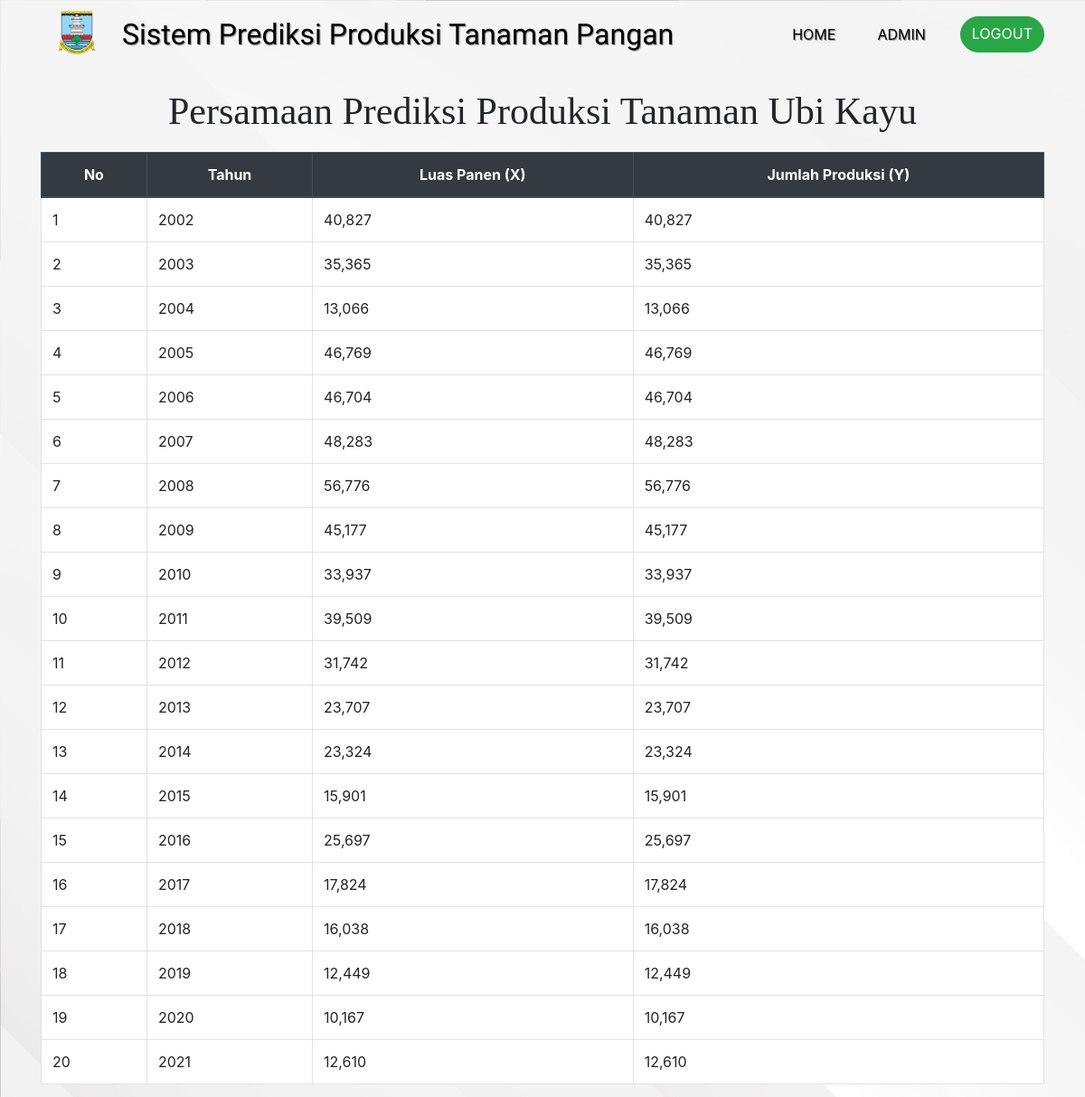
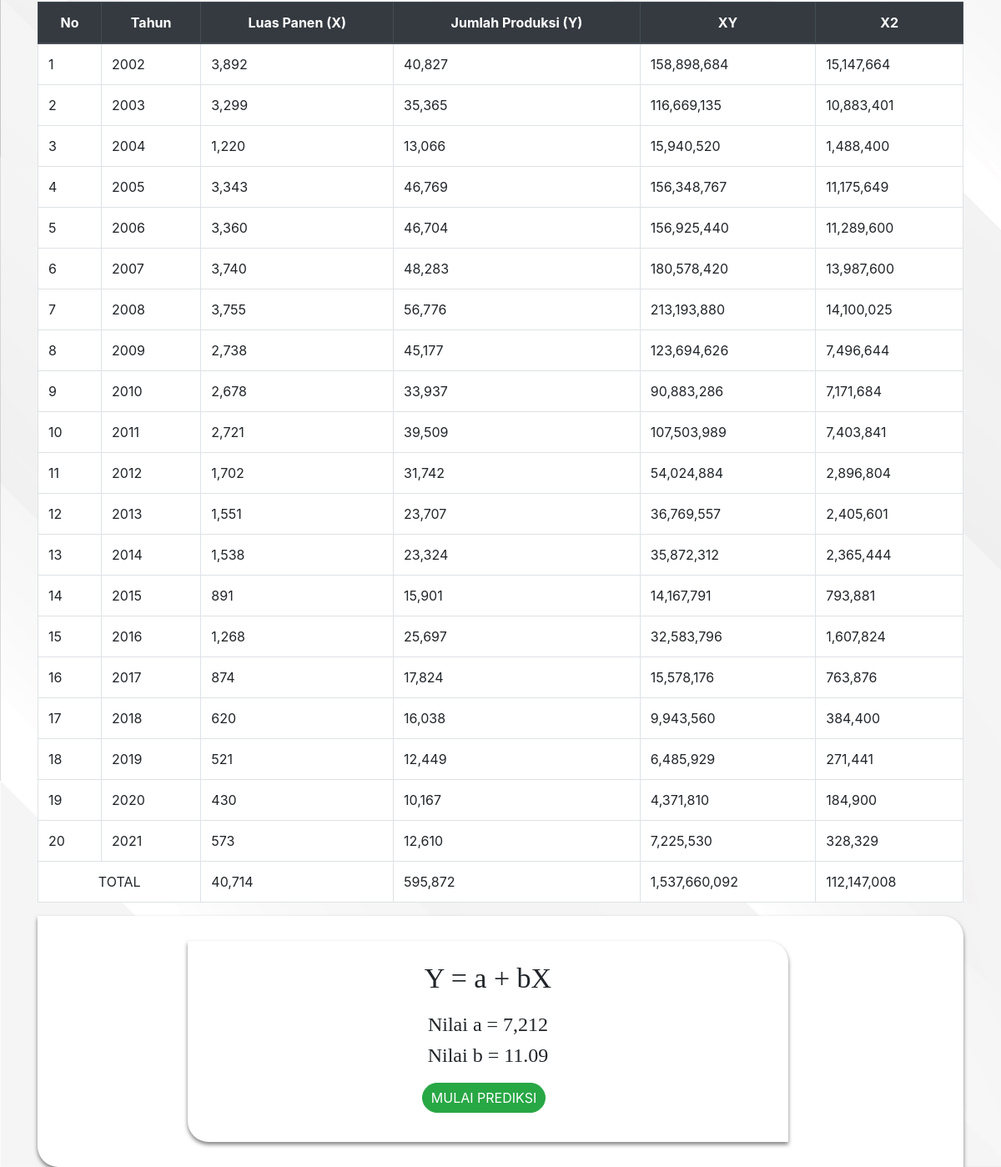
/admin/prediksi/ubikayu/ubikayu.php (signed in), run on the app's committed database (2 pictures, top to bottom).
### tables this page shows
CREATE TABLE `ubikayu` (
  `id_ubikayu` int(11) NOT NULL,
  `tahun` int(50) NOT NULL,
  `produksi` int(200) NOT NULL,
  `LuasPanen` int(200) NOT NULL
);

### function/functions.php (called while the page is built, shortened)
<?php
$conn = mysqli_connect("localhost", "root", "", "prediksi2.0");
function query($query)
{
    global $conn;
    $result = mysqli_query($conn, $query);
    $rows = [];
    while ($row = mysqli_fetch_assoc($result)) {
        $rows[] = $row;
    }
    return $rows;
}

### admin/prediksi/ubikayu/ubikayu.php (the view, shortened to what this page needs)
<?php
require '../../../function/functions.php';
$jml = "SELECT * FROM ubikayu";
$hasil = mysqli_query($conn, $jml);
$hasil = mysqli_num_rows($hasil);
$data = query("SELECT * FROM ubikayu ORDER BY tahun ");
$dataY = query("SELECT produksi FROM ubikayu ORDER BY tahun");
$merged_array = [];
foreach ($data as $key => $row) {
    $merged_array[$key] = ['first' => $row];
}
foreach ($dataY as $key => $row) {
    $merged_array[$key]['second'] = $row;
}
?>
<!doctype html>
<html lang="en">
<head>
    <link rel="stylesheet" href="../../../bootstrap/css/bootstrap.min.css">
    <link rel="stylesheet" href="../css/Prediksi-page.css">
</head>
<body>
    <nav class="navbar navbar-expand-lg navbar-light">
        <div class="container">
            <img src="../../../logodinaskabserang/Serang.png" alt="logo">
            <a class="navbar-brand" href="">Sistem Prediksi Produksi Tanaman Pangan</a>
            <div class="collapse navbar-collapse" id="navbarNavAltMarkup">
                <div class="navbar-nav ml-auto">
                    <a class="nav-item nav-link active" href="../../admin-page.php">Home</a>
                    <a class="nav-item nav-link" href="../../dataadmin.php">admin</a>
                    <a class="nav-item btn btn-success tombol" href="../../logout.php">logout</a>
                </div>
            </div>
        </div>
    </nav>
    <div class="container">
        <h1 class="header">persamaan prediksi produksi tanaman ubi kayu</h1>
        <table class="table table-bordered">
            <thead class="thead-dark">
                <tr>
                    <th scope="col">No</th>
                    <th scope="col">Tahun</th>
                    <th scope="col">Luas Panen (X)</th>
                    <th scope="col">Jumlah Produksi (Y)</th>
                </tr>
            </thead>
            <tbody>
                <?php $i = 1;
                ?>
                <?php foreach ($merged_array as $key => $data) : ?>
                    <tr>
                        <td><?= $i; ?></td>
                        <td><?= $data['first']['tahun']; ?></td>
                        <td><?= number_format($data['first']['produksi']); ?></td>
                        <td><?php if (@$data['second']['produksi'] == null) {
                                echo $data['second']['produksi'] = null;
                            } else {
                                echo number_format($data['second']['produksi']);
                            } ?>
                        </td>
                        <?php $i++ ?>
                    </tr>
                <?php endforeach; ?>
            </tbody>
        </table>
        <table class="table table-bordered">
            <thead class="thead-dark">
                <tr>
                    <th scope="col">No</th>
                    <th scope="col">Tahun</th>
                    <th scope="col">Luas Panen (X)</th>
                    <th scope="col">Jumlah Produksi (Y)</th>
                    <th scope="col">XY</th>
                    <th scope="col">X2</th>
                </tr>
            </thead>
            <tbody>
                <?php $i = 1;
                ?>
                <?php foreach ($merged_array as $key => $data) : ?>
                    <tr>
                        <td><?= $i; ?></td>
                        <td><?= $data['first']['tahun']; ?></td>
                        <td><?= number_format($data['first']['LuasPanen']); ?></td>
                        <td><?php if (@$data['second']['produksi'] == null) {
                                echo $data['second']['produksi'] = null;
                            } else {
                                echo number_format($data['second']['produksi']);
                            } ?>
                        </td>
                        <td><?= number_format($data['first']['LuasPanen'] * $data['second']['produksi']); ?></td>
                        <td><?= number_format($data['first']['LuasPanen'] * $data['first']['LuasPanen']); ?></td>
                        <?php $i++ ?>
                    </tr>
                <?php endforeach; ?>
                <tr>
                    <td colspan="2" style="text-align: center;">TOTAL</td>
                    <td><?php $totalX = 0;
                        foreach ($merged_array as $key => $data) {
                            $totalX += $data['first']['LuasPanen'];
                        }
                        echo number_format($totalX); ?></td>
                    <td><?php $totalY = 0;
                        foreach ($merged_array as $key => $data) {
                            $totalY += $data['second']['produksi'];
                        }
                        echo number_format($totalY); ?></td>
                    <td>
                        <?php $totalXY = 0;
                        foreach ($merged_array as $key => $data) {
                            $totalXY += $data['first']['LuasPanen'] * $data['second']['produksi'];
                        }
                        echo number_format($totalXY); ?>
                    </td>
                    <td>
                        <?php $totalX2 = 0;
                        foreach ($merged_array as $key => $data) {
                            $totalX2 += $data['first']['LuasPanen'] * $data['first']['LuasPanen'];
                        }
                        echo number_format($totalX2); ?>
                    </td>
                </tr>
            </tbody>
        </table>
        <?php
        $tx = (float) $totalX;
        $ty = (float) $totalY;
        $txy = $totalXY;
        $tx2 = $totalX2;
        $n = (float)$hasil;
        ?>
        <div class="col-12 info-panel">
            <div class="row">
                <div class="col-lg persamaan">
                    <h2>Y = a + bX</h2>
                    <h4>Nilai a = <?php $atas = (($ty * $tx2) - ($tx * $txy));
                                    $bawah = (($n * $tx2) - ($tx * $tx));
                                    $a = $atas / $bawah;
                                    $aclear = $a;
                                    $a = number_format($a);
                                    echo $a; ?>
                    </h4>
                    <h4>Nilai b = <?php $atas = (($n * ($txy)) - ($tx * $ty));
                                    $bawah = (($n * ($tx2)) - ($tx * $tx));
                                    $b = $atas / $bawah;
                                    $b = sprintf('%.2f', $b);
                                    echo $b; ?>
                    </h4>
                    <div class="peradd">
                        <a class="nav-item btn btn-success add" href="prediksi.php?a=<?= $aclear; ?>&b=<?= $b; ?>">mulai prediksi</a>
                    </div>
                </div>
            </div>
        </div>
    </div>
</body>
</html>

### admin/prediksi/css/Prediksi-page.css (style rules this page uses)
body { background-image: url(../../background/bgpage.jpg); background-size: cover; }
.navbar { position: relative; z-index: 1; }
.navbar-brand { font-family: viga; font-size: 16px; }
.navbar img { width: 50px; position: relative; }
.navbar .nav-link { text-align: center; }
.tombol { text-transform: uppercase; border-radius: 40px; }
.add { text-transform: uppercase; border-radius: 40px; font-size: 16px; margin-right: 10px; padding: 5px 10px; margin-top: 10px; margin-bottom: 10px; }
.header { font-size: 42px; margin-top: 20px; text-align: center; text-transform: capitalize; font-family: poppins; margin-bottom: 20px; }
.info-panel { box-shadow: 0 3px 5px rgba(0, 0, 0, 0.5); border-radius: 0 25px; background-color: white; padding: 30px; display: flex; justify-content: center; }
.info-panel .persamaan { background-color:white; box-shadow: 0 3px 5px rgba(0, 0, 0, 0.5); border-radius: 0 25px; padding: 25px; margin-bottom: 30px; width: 60vw; justify-content: center; }
.info-panel .persamaan h2 { font-size: 34px; text-align: center; font-family: poppins; margin-bottom: 20px; }
.info-panel .persamaan h4 { font-size: 24px; font-family: poppins; text-align: center; }
.info-panel .peradd { display: flex; justify-content: center; }
.table { background-color: white; }
.table th { text-align: center; }
@media (min-width: 992px) { .navbar { padding-bottom: 10px; } }
@media (min-width: 992px) { .navbar-brand { font-size: 32px; } }
@media (min-width: 992px) { .navbar-brand, .nav-link { color: rgb(0, 0, 0) !important; text-shadow: 1px 1px 1px rgba(105, 105, 105, 0.7); } }
@media (min-width: 992px) { .navbar img { width: 80px; position: relative; bottom: 2px; margin-right: 10px; } }
@media (min-width: 992px) { .nav-link { text-transform: uppercase; margin-right: 30px; } }
@media (min-width: 992px) { .info-panel .persamaan { margin-right: 50px; margin-bottom: 0; margin-left: 20px; } }

### data on the page
ubikayu: tahun "2002", produksi "40,827", LuasPanen "3,892", $data['first']['LuasPanen'] * $data['second']['produksi'] "158,898,684", $data['first']['LuasPanen']*$data['first']['LuasPanen'] "15,147,664"
ubikayu: tahun "2003", produksi "35,365", LuasPanen "3,299", $data['first']['LuasPanen'] * $data['second']['produksi'] "116,669,135", $data['first']['LuasPanen']*$data['first']['LuasPanen'] "10,883,401"
ubikayu: tahun "2004", produksi "13,066", LuasPanen "1,220", $data['first']['LuasPanen'] * $data['second']['produksi'] "15,940,520", $data['first']['LuasPanen']*$data['first']['LuasPanen'] "1,488,400"
ubikayu: tahun "2005", produksi "46,769", LuasPanen "3,343", $data['first']['LuasPanen'] * $data['second']['produksi'] "156,348,767", $data['first']['LuasPanen']*$data['first']['LuasPanen'] "11,175,649"
ubikayu: tahun "2006", produksi "46,704", LuasPanen "3,360", $data['first']['LuasPanen'] * $data['second']['produksi'] "156,925,440", $data['first']['LuasPanen']*$data['first']['LuasPanen'] "11,289,600"
ubikayu: tahun "2007", produksi "48,283", LuasPanen "3,740", $data['first']['LuasPanen'] * $data['second']['produksi'] "180,578,420", $data['first']['LuasPanen']*$data['first']['LuasPanen'] "13,987,600"
ubikayu: tahun "2008", produksi "56,776", LuasPanen "3,755", $data['first']['LuasPanen'] * $data['second']['produksi'] "213,193,880", $data['first']['LuasPanen']*$data['first']['LuasPanen'] "14,100,025"
ubikayu: tahun "2009", produksi "45,177", LuasPanen "2,738", $data['first']['LuasPanen'] * $data['second']['produksi'] "123,694,626", $data['first']['LuasPanen']*$data['first']['LuasPanen'] "7,496,644"
ubikayu: tahun "2010", produksi "33,937", LuasPanen "2,678", $data['first']['LuasPanen'] * $data['second']['produksi'] "90,883,286", $data['first']['LuasPanen']*$data['first']['LuasPanen'] "7,171,684"
ubikayu: tahun "2011", produksi "39,509", LuasPanen "2,721", $data['first']['LuasPanen'] * $data['second']['produksi'] "107,503,989", $data['first']['LuasPanen']*$data['first']['LuasPanen'] "7,403,841"
ubikayu: tahun "2012", produksi "31,742", LuasPanen "1,702", $data['first']['LuasPanen'] * $data['second']['produksi'] "54,024,884", $data['first']['LuasPanen']*$data['first']['LuasPanen'] "2,896,804"
ubikayu: tahun "2013", produksi "23,707", LuasPanen "1,551", $data['first']['LuasPanen'] * $data['second']['produksi'] "36,769,557", $data['first']['LuasPanen']*$data['first']['LuasPanen'] "2,405,601"
ubikayu: tahun "2014", produksi "23,324", LuasPanen "1,538", $data['first']['LuasPanen'] * $data['second']['produksi'] "35,872,312", $data['first']['LuasPanen']*$data['first']['LuasPanen'] "2,365,444"
ubikayu: tahun "2015", produksi "15,901", LuasPanen "891", $data['first']['LuasPanen'] * $data['second']['produksi'] "14,167,791", $data['first']['LuasPanen']*$data['first']['LuasPanen'] "793,881"
ubikayu: tahun "2016", produksi "25,697", LuasPanen "1,268", $data['first']['LuasPanen'] * $data['second']['produksi'] "32,583,796", $data['first']['LuasPanen']*$data['first']['LuasPanen'] "1,607,824"
ubikayu: tahun "2017", produksi "17,824", LuasPanen "874", $data['first']['LuasPanen'] * $data['second']['produksi'] "15,578,176", $data['first']['LuasPanen']*$data['first']['LuasPanen'] "763,876"
ubikayu: tahun "2018", produksi "16,038", LuasPanen "620", $data['first']['LuasPanen'] * $data['second']['produksi'] "9,943,560", $data['first']['LuasPanen']*$data['first']['LuasPanen'] "384,400"
ubikayu: tahun "2019", produksi "12,449", LuasPanen "521", $data['first']['LuasPanen'] * $data['second']['produksi'] "6,485,929", $data['first']['LuasPanen']*$data['first']['LuasPanen'] "271,441"
ubikayu: tahun "2020", produksi "10,167", LuasPanen "430", $data['first']['LuasPanen'] * $data['second']['produksi'] "4,371,810", $data['first']['LuasPanen']*$data['first']['LuasPanen'] "184,900"
ubikayu: tahun "2021", produksi "12,610", LuasPanen "573", $data['first']['LuasPanen'] * $data['second']['produksi'] "7,225,530", $data['first']['LuasPanen']*$data['first']['LuasPanen'] "328,329"

### other printed values
$totalX "40,714"
$totalY "595,872"
$totalXY "1,537,660,092"
$totalX2 "112,147,008"
$a "7,212"
$b "11.09"
